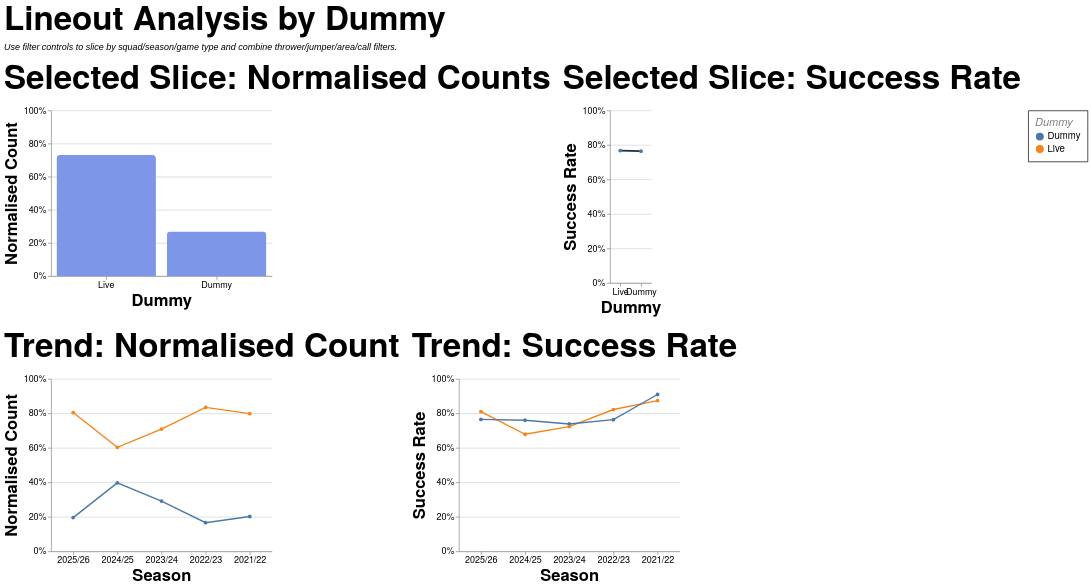

Here is the Vega-Lite specification saved for this chart:
### Vega-Lite specification from a JSON file in a GitHub repository (floating-point values rounded to 4 significant figures; data arrays with more than 128 entries replaced by an {"elided": "..."} marker saying what was removed)
{"config": {"axis": {"labelFont": "PT Sans Narrow, Helvetica Neue, Helvetica, Arial, sans-serif", "titleFont": "PT Sans Narrow, Helvetica Neue, Helvetica, Arial, sans-serif", "labelFontSize": 13, "titleFontSize": 24, "gridColor": "#202947", "gridOpacity": 0.2, "zindex": 1}, "text": {"font": "Lato, sans-serif"}, "bar": {"cornerRadiusEnd": 5}, "header": {"labelFont": "PT Sans Narrow, Helvetica Neue, Helvetica, Arial, sans-serif", "titleFont": "PT Sans Narrow, Helvetica Neue, Helvetica, Arial, sans-serif", "labelFontSize": 24, "titleFontSize": 28, "labelFontWeight": "bold", "orient": "left"}, "legend": {"labelFont": "PT Sans Narrow, Helvetica Neue, Helvetica, Arial, sans-serif", "titleFont": "PT Sans Narrow, Helvetica Neue, Helvetica, Arial, sans-serif", "labelFontSize": 14, "titleFontSize": 16, "titlePadding": 5, "fillColor": "white", "strokeColor": "black", "padding": 10, "titleFontWeight": "lighter", "titleFontStyle": "italic", "titleColor": "gray", "offset": 10}, "title": {"font": "PT Sans Narrow, Helvetica Neue, Helvetica, Arial, sans-serif", "fontSize": 48, "fontWeight": "bold", "anchor": "start", "align": "center", "titlePadding": 20, "subtitlePadding": 10, "subtitleFontSize": 13, "subtitleColor": "", "subtitleFontStyle": "italic", "offset": 15, "color": "black"}, "axisX": {"labelAngle": 0}, "facet": {"title": null, "header": null, "align": {"row": "each", "column": "each"}, "spacing": 10}, "resolve": {"scale": {"y": "independent", "facet": "independent"}}, "background": "transparent", "scale": {"offsetBandPaddingOuter": 0.2, "offsetBandPaddingInner": 0.1}, "view": {"stroke": null, "background": "transparent"}}, "vconcat": [{"hconcat": [{"mark": {"type": "bar", "color": "#7d96e8"}, "encoding": {"tooltip": [{"field": "dummy", "title": "Dummy", "type": "nominal"}, {"field": "attempts", "format": ",.0f", "title": "Lineouts", "type": "quantitative"}, {"field": "share", "format": ".1%", "title": "Normalised Count", "type": "quantitative"}], "x": {"field": "dummy", "sort": "-y", "title": "Dummy", "type": "nominal"}, "y": {"axis": {"format": "%"}, "field": "share", "scale": {"domain": [0, 1]}, "title": "Normalised Count", "type": "quantitative"}}, "height": 240, "title": "Selected Slice: Normalised Counts", "transform": [{"filter": "(loSquad == 'All' || datum.squad == loSquad) && (loGameType == 'All' || (loGameType == 'League + Cup' && (datum.game_type == 'League' || datum.game_type == 'Cup')) || (loGameType == 'League only' && datum.game_type == 'League') || datum.game_type == loGameType) && (loOpposition == 'All' || datum.opposition == loOpposition) && (loThrower == 'All' || datum.thrower == loThrower) && (loJumper == 'All' || datum.jumper == loJumper) && (loArea == 'All' || datum.area == loArea) && (loNumbers == 'All' || datum.numbers == loNumbers) && (loCall == 'All' || datum.call == loCall) && (loCallType == 'All' || datum.call_type == loCallType)"}, {"filter": "(loSeason == 'All' || datum.season == loSeason)"}, {"aggregate": [{"op": "count", "as": "attempts"}, {"op": "sum", "field": "won", "as": "won"}], "groupby": ["dummy"]}, {"joinaggregate": [{"op": "sum", "field": "attempts", "as": "total_attempts"}]}, {"calculate": "datum.attempts / datum.total_attempts", "as": "share"}, {"calculate": "datum.won / datum.attempts", "as": "success_rate"}], "width": 320}, {"mark": {"type": "line", "color": "#202946", "point": true, "strokeWidth": 2.5}, "encoding": {"tooltip": [{"field": "dummy", "title": "Dummy", "type": "nominal"}, {"field": "won", "format": ",.0f", "title": "Won", "type": "quantitative"}, {"field": "attempts", "format": ",.0f", "title": "Lineouts", "type": "quantitative"}, {"field": "success_rate", "format": ".1%", "title": "Success Rate", "type": "quantitative"}], "x": {"field": "dummy", "sort": "-y", "title": "Dummy", "type": "nominal"}, "y": {"axis": {"format": "%"}, "field": "success_rate", "scale": {"domain": [0, 1]}, "title": "Success Rate", "type": "quantitative"}}, "height": 250, "title": "Selected Slice: Success Rate", "transform": [{"filter": "(loSquad == 'All' || datum.squad == loSquad) && (loGameType == 'All' || (loGameType == 'League + Cup' && (datum.game_type == 'League' || datum.game_type == 'Cup')) || (loGameType == 'League only' && datum.game_type == 'League') || datum.game_type == loGameType) && (loOpposition == 'All' || datum.opposition == loOpposition) && (loThrower == 'All' || datum.thrower == loThrower) && (loJumper == 'All' || datum.jumper == loJumper) && (loArea == 'All' || datum.area == loArea) && (loNumbers == 'All' || datum.numbers == loNumbers) && (loCall == 'All' || datum.call == loCall) && (loCallType == 'All' || datum.call_type == loCallType)"}, {"filter": "(loSeason == 'All' || datum.season == loSeason)"}, {"aggregate": [{"op": "count", "as": "attempts"}, {"op": "sum", "field": "won", "as": "won"}], "groupby": ["dummy"]}, {"joinaggregate": [{"op": "sum", "field": "attempts", "as": "total_attempts"}]}, {"calculate": "datum.attempts / datum.total_attempts", "as": "share"}, {"calculate": "datum.won / datum.attempts", "as": "success_rate"}], "width": {"step": 30}}], "spacing": 16}, {"hconcat": [{"mark": {"type": "line", "point": true, "strokeWidth": 2}, "encoding": {"color": {"field": "dummy", "title": "Dummy", "type": "nominal"}, "tooltip": [{"field": "season", "title": "Season", "type": "nominal"}, {"field": "dummy", "title": "Dummy", "type": "nominal"}, {"field": "attempts", "format": ",.0f", "title": "Lineouts", "type": "quantitative"}, {"field": "norm_count", "format": ".1%", "title": "Normalised Count", "type": "quantitative"}], "x": {"field": "season", "sort": "-x", "title": "Season", "type": "nominal"}, "y": {"axis": {"format": "%"}, "field": "norm_count", "scale": {"domain": [0, 1]}, "title": "Normalised Count", "type": "quantitative"}}, "height": 250, "title": "Trend: Normalised Count", "transform": [{"filter": "(loSquad == 'All' || datum.squad == loSquad) && (loGameType == 'All' || (loGameType == 'League + Cup' && (datum.game_type == 'League' || datum.game_type == 'Cup')) || (loGameType == 'League only' && datum.game_type == 'League') || datum.game_type == loGameType) && (loOpposition == 'All' || datum.opposition == loOpposition) && (loThrower == 'All' || datum.thrower == loThrower) && (loJumper == 'All' || datum.jumper == loJumper) && (loArea == 'All' || datum.area == loArea) && (loNumbers == 'All' || datum.numbers == loNumbers) && (loCall == 'All' || datum.call == loCall) && (loCallType == 'All' || datum.call_type == loCallType)"}, {"aggregate": [{"op": "count", "as": "attempts"}, {"op": "sum", "field": "won", "as": "won"}], "groupby": ["season", "dummy"]}, {"joinaggregate": [{"op": "sum", "field": "attempts", "as": "season_attempts"}], "groupby": ["season"]}, {"calculate": "datum.attempts / datum.season_attempts", "as": "norm_count"}, {"calculate": "datum.won / datum.attempts", "as": "success_rate"}], "width": 320}, {"mark": {"type": "line", "point": true, "strokeWidth": 2}, "encoding": {"color": {"field": "dummy", "title": "Dummy", "type": "nominal"}, "tooltip": [{"field": "season", "title": "Season", "type": "nominal"}, {"field": "dummy", "title": "Dummy", "type": "nominal"}, {"field": "won", "format": ",.0f", "title": "Won", "type": "quantitative"}, {"field": "attempts", "format": ",.0f", "title": "Lineouts", "type": "quantitative"}, {"field": "success_rate", "format": ".1%", "title": "Success Rate", "type": "quantitative"}], "x": {"field": "season", "sort": "-x", "title": "Season", "type": "nominal"}, "y": {"axis": {"format": "%"}, "field": "success_rate", "scale": {"domain": [0, 1]}, "title": "Success Rate", "type": "quantitative"}}, "height": 250, "title": "Trend: Success Rate", "transform": [{"filter": "(loSquad == 'All' || datum.squad == loSquad) && (loGameType == 'All' || (loGameType == 'League + Cup' && (datum.game_type == 'League' || datum.game_type == 'Cup')) || (loGameType == 'League only' && datum.game_type == 'League') || datum.game_type == loGameType) && (loOpposition == 'All' || datum.opposition == loOpposition) && (loThrower == 'All' || datum.thrower == loThrower) && (loJumper == 'All' || datum.jumper == loJumper) && (loArea == 'All' || datum.area == loArea) && (loNumbers == 'All' || datum.numbers == loNumbers) && (loCall == 'All' || datum.call == loCall) && (loCallType == 'All' || datum.call_type == loCallType)"}, {"aggregate": [{"op": "count", "as": "attempts"}, {"op": "sum", "field": "won", "as": "won"}], "groupby": ["season", "dummy"]}, {"joinaggregate": [{"op": "sum", "field": "attempts", "as": "season_attempts"}], "groupby": ["season"]}, {"calculate": "datum.attempts / datum.season_attempts", "as": "norm_count"}, {"calculate": "datum.won / datum.attempts", "as": "success_rate"}], "width": 320}], "spacing": 16}], "data": {"name": "data-c19e9c742c9b5fa034ceade3597a36db"}, "params": [{"name": "loSquad", "value": "All"}, {"name": "loSeason", "value": "All"}, {"name": "loGameType", "value": "All"}, {"name": "loOpposition", "value": "All"}, {"name": "loThrower", "value": "All"}, {"name": "loJumper", "value": "All"}, {"name": "loArea", "value": "All"}, {"name": "loNumbers", "value": "All"}, {"name": "loCall", "value": "All"}, {"name": "loCallType", "value": "All"}], "spacing": 22, "title": {"text": "Lineout Analysis by Dummy", "subtitle": "Use filter controls to slice by squad/season/game type and combine thrower/jumper/area/call filters."}, "$schema": "https://vega.github.io/schema/vega-lite/v5.20.1.json", "datasets": {"data-c19e9c742c9b5fa034ceade3597a36db": {"elided": "1291 records"}}}
